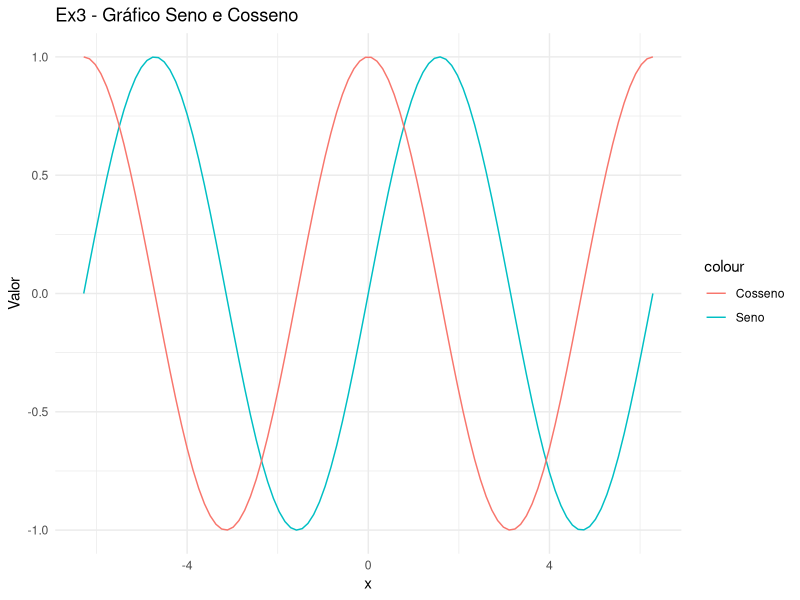
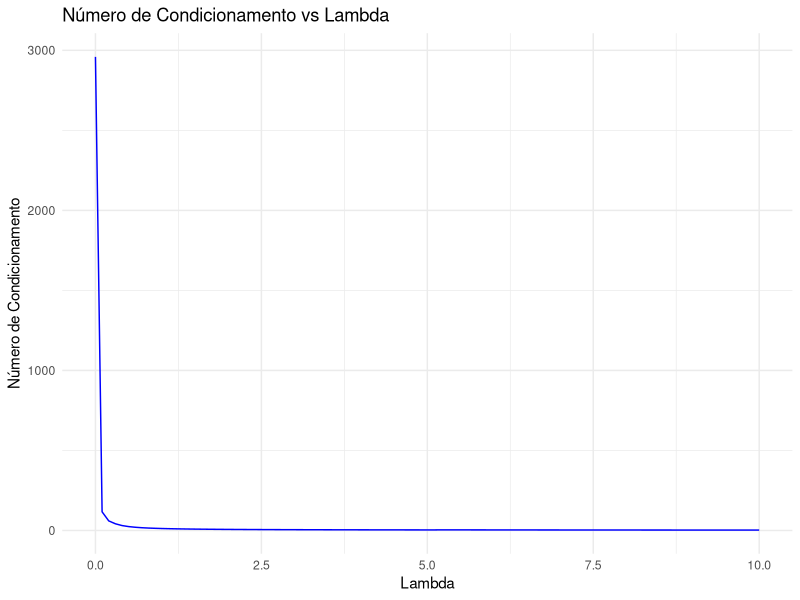

Source code (R) for these figures, in order:
## ---- chunk 1
knitr::opts_chunk$set(echo = T,
                      fig.align='center',
                      cache=TRUE,
                      out.width = "60%",
                      out.heigth = "60%",
                      warning=FALSE,
                      message=FALSE)
options(width =70)
## ---- chunk 2
A = matrix(c(12,-1,-5,0,-1,7,2,-1,-5,2,10,1,0,-1,1,3),nrow=4) 
b = c(1,2,3,4)
solve(A,b)
## ---- chunk 3
#Funcoes
matriz_positiva = function(M) {
  # Verifica se a matriz é quadrada
  if (nrow(M) != ncol(M)) {
    return('Matriz não quadrada')
  }
  
  # Verifica se a matriz é transposta
  if (!identical(M, t(M))) {
    return('Matriz não transposta')
  }
  
  # Obtem o tamanho da matriz
  tamanho = nrow(M)
  
  # Verifica o determinante das submatrizes
  for (i in 1:tamanho) {
    m_aux = M[1:i, 1:i, drop = FALSE]
    
    det_matriz = det(m_aux)
     
    if (det_matriz < 0) {
      return(FALSE)
    }
  }
  
  return(TRUE)
}
#Cria a matriz 'A'
A = matrix(c(12, -1, -5, 0, -1, 7, 2, -1, -5, 2, 10, 1, 0, -1, 1, 3), byrow = FALSE, nrow = 4)

#Chama a funcao 
matriz_positiva(A)
## ---- chunk 4
#Importar Bibliotecas
library(ggplot2)

#Gera o Intervalo
x <- seq(-2*pi, 2*pi, length.out = 100)

#Cria um data frame
df <- data.frame(
  x = x,
  seno = sin(x),      # Calcula o seno de x
  cosseno = cos(x)    # Calcula o cosseno de x
)

#Imprime o grafico gráfico 
ggplot(df, aes(x = x)) + 
  geom_line(aes(y = seno, color = "Seno")) +      
  geom_line(aes(y = cosseno, color = "Cosseno")) + 
  labs(title = "Ex3 - Gráfico Seno e Cosseno",    
       x = "x",                                  
       y = "Valor") +                         
  theme_minimal()  
## ---- chunk 5
#Importar Bibliotecas
library(ggplot2)

#Matriz simétrica 'A' aleatória
set.seed(1)
X <- matrix(runif(100,-1,1),nrow=10)
A <- t(X) %*% X


lambdas <- seq(0, 10, by = 0.1)
cond_numbers <- sapply(lambdas, function(l) kappa(A + l * diag(nrow(A))))

#Cria o data frame
df_cond <- data.frame(lambda = lambdas, cond = cond_numbers)

#Imprime o gráfico
ggplot(df_cond, aes(x = lambda, y = cond)) +
  geom_line(color = "blue") +
  labs(title = "Número de Condicionamento vs Lambda",
       x = "Lambda",
       y = "Número de Condicionamento") +
  theme_minimal()
